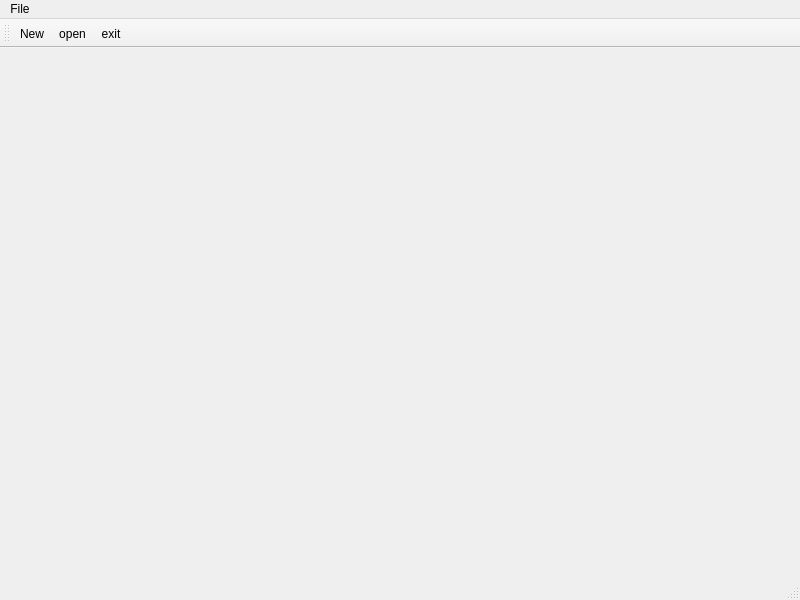
<?xml version="1.0" encoding="UTF-8"?>
<ui version="4.0">
 <class>MainWindow</class>
 <widget class="QMainWindow" name="MainWindow">
  <property name="geometry">
   <rect>
    <x>0</x>
    <y>0</y>
    <width>800</width>
    <height>600</height>
   </rect>
  </property>
  <property name="windowTitle">
   <string>MainWindow</string>
  </property>
  <widget class="QWidget" name="centralwidget"/>
  <widget class="QMenuBar" name="menubar">
   <property name="geometry">
    <rect>
     <x>0</x>
     <y>0</y>
     <width>800</width>
     <height>21</height>
    </rect>
   </property>
   <widget class="QMenu" name="menuFile">
    <property name="title">
     <string>File</string>
    </property>
    <addaction name="actionNew"/>
    <addaction name="actionopen"/>
    <addaction name="actionexit"/>
   </widget>
   <addaction name="menuFile"/>
  </widget>
  <widget class="QStatusBar" name="statusbar"/>
  <widget class="QToolBar" name="toolBar">
   <property name="windowTitle">
    <string>toolBar</string>
   </property>
   <attribute name="toolBarArea">
    <enum>TopToolBarArea</enum>
   </attribute>
   <attribute name="toolBarBreak">
    <bool>false</bool>
   </attribute>
   <addaction name="actionNew"/>
   <addaction name="actionopen"/>
   <addaction name="actionexit"/>
  </widget>
  <action name="actionNew">
   <property name="icon">
    <iconset resource="Resouce.qrc">
     <normaloff>:/rec/img/new.jpeg</normaloff>:/rec/img/new.jpeg</iconset>
   </property>
   <property name="text">
    <string>New</string>
   </property>
  </action>
  <action name="actionopen">
   <property name="icon">
    <iconset resource="Resouce.qrc">
     <normaloff>:/rec/img/open.png</normaloff>:/rec/img/open.png</iconset>
   </property>
   <property name="text">
    <string>open</string>
   </property>
  </action>
  <action name="actionexit">
   <property name="icon">
    <iconset resource="Resouce.qrc">
     <normaloff>:/rec/img/close.png</normaloff>:/rec/img/close.png</iconset>
   </property>
   <property name="text">
    <string>exit</string>
   </property>
  </action>
 </widget>
 <resources>
  <include location="Resouce.qrc"/>
 </resources>
 <connections/>
</ui>
